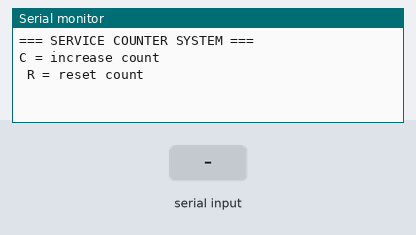
Bench run of a sketch on a simulated Arduino Uno, built for the host (arithmetic inside an expression is 32-bit, double 64-bit). Shown: the last lines printed to the serial monitor. The inputs (shaded band) are chosen by the test bench. EEPROM starts erased.

Above: at 1.2 s.
1.3 s: "C" received over Serial
At 2.5 s:
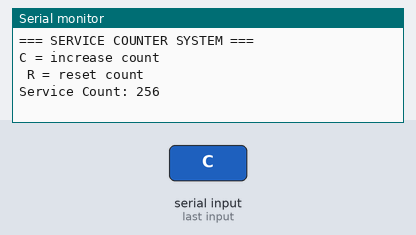
2.8 s: "R" received over Serial
At 4.0 s:
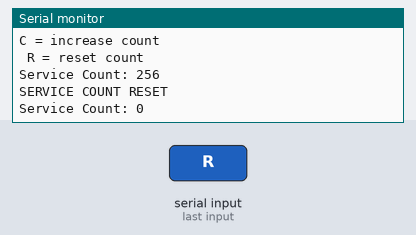

Measured:
- after the input at 1.3 s, the serial monitor: prints a new line at once (image 1)
- after the input at 2.8 s, the serial monitor: prints a new line at once (image 2)

The sketch:

main.ino
```cpp
#include <Arduino.h>
#include <EEPROM.h>

int count = 0;   // service count variable

void setup() {
  Serial.begin(9600);
  EEPROM.begin(32);

  // Read saved count from EEPROM address 1
  count = EEPROM.read(1);

  Serial.println("=== SERVICE COUNTER SYSTEM ===");
  Serial.println("C = increase count");
  Serial.println(" R = reset count");
}

void loop() {
  if (Serial.available() > 0) {
    char input = Serial.read();

    // Increase count
    if (input == 'C') {
      count++;

      EEPROM.write(1, count);
      EEPROM.commit();

      Serial.print("Service Count: ");
      Serial.println(count);
    }

    // Reset count
    if (input == 'R') {
      count = 0;

      EEPROM.write(1, count);
      EEPROM.commit();

      Serial.println("SERVICE COUNT RESET");
      Serial.print("Service Count: ");
      Serial.println(count);
    }
  }
}
```
